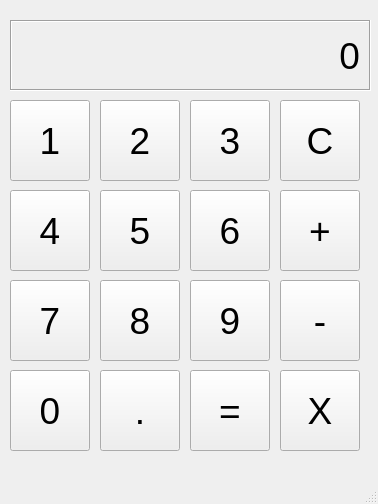
<?xml version="1.0" encoding="UTF-8"?>
<ui version="4.0">
 <class>MainWindow</class>
 <widget class="QMainWindow" name="MainWindow">
  <property name="geometry">
   <rect>
    <x>0</x>
    <y>0</y>
    <width>378</width>
    <height>504</height>
   </rect>
  </property>
  <property name="windowTitle">
   <string>MainWindow</string>
  </property>
  <widget class="QWidget" name="centralwidget">
   <widget class="QLabel" name="output_label">
    <property name="geometry">
     <rect>
      <x>10</x>
      <y>20</y>
      <width>361</width>
      <height>71</height>
     </rect>
    </property>
    <property name="font">
     <font>
      <pointsize>28</pointsize>
     </font>
    </property>
    <property name="layoutDirection">
     <enum>Qt::LeftToRight</enum>
    </property>
    <property name="frameShape">
     <enum>QFrame::Box</enum>
    </property>
    <property name="frameShadow">
     <enum>QFrame::Sunken</enum>
    </property>
    <property name="text">
     <string>0</string>
    </property>
    <property name="alignment">
     <set>Qt::AlignRight|Qt::AlignTrailing|Qt::AlignVCenter</set>
    </property>
   </widget>
   <widget class="QPushButton" name="oneButton">
    <property name="geometry">
     <rect>
      <x>10</x>
      <y>100</y>
      <width>80</width>
      <height>81</height>
     </rect>
    </property>
    <property name="font">
     <font>
      <pointsize>28</pointsize>
     </font>
    </property>
    <property name="text">
     <string>1</string>
    </property>
   </widget>
   <widget class="QPushButton" name="twoButton">
    <property name="geometry">
     <rect>
      <x>100</x>
      <y>100</y>
      <width>80</width>
      <height>81</height>
     </rect>
    </property>
    <property name="font">
     <font>
      <pointsize>28</pointsize>
     </font>
    </property>
    <property name="text">
     <string>2</string>
    </property>
   </widget>
   <widget class="QPushButton" name="threeButton">
    <property name="geometry">
     <rect>
      <x>190</x>
      <y>100</y>
      <width>80</width>
      <height>81</height>
     </rect>
    </property>
    <property name="font">
     <font>
      <pointsize>28</pointsize>
     </font>
    </property>
    <property name="text">
     <string>3</string>
    </property>
   </widget>
   <widget class="QPushButton" name="clearButton">
    <property name="geometry">
     <rect>
      <x>280</x>
      <y>100</y>
      <width>80</width>
      <height>81</height>
     </rect>
    </property>
    <property name="font">
     <font>
      <pointsize>28</pointsize>
     </font>
    </property>
    <property name="text">
     <string>C</string>
    </property>
   </widget>
   <widget class="QPushButton" name="fiveButton">
    <property name="geometry">
     <rect>
      <x>100</x>
      <y>190</y>
      <width>80</width>
      <height>81</height>
     </rect>
    </property>
    <property name="font">
     <font>
      <pointsize>28</pointsize>
     </font>
    </property>
    <property name="text">
     <string>5</string>
    </property>
   </widget>
   <widget class="QPushButton" name="plusButton">
    <property name="geometry">
     <rect>
      <x>280</x>
      <y>190</y>
      <width>80</width>
      <height>81</height>
     </rect>
    </property>
    <property name="font">
     <font>
      <pointsize>28</pointsize>
     </font>
    </property>
    <property name="text">
     <string>+</string>
    </property>
   </widget>
   <widget class="QPushButton" name="fourButton">
    <property name="geometry">
     <rect>
      <x>10</x>
      <y>190</y>
      <width>80</width>
      <height>81</height>
     </rect>
    </property>
    <property name="font">
     <font>
      <pointsize>28</pointsize>
     </font>
    </property>
    <property name="text">
     <string>4</string>
    </property>
   </widget>
   <widget class="QPushButton" name="sixButton">
    <property name="geometry">
     <rect>
      <x>190</x>
      <y>190</y>
      <width>80</width>
      <height>81</height>
     </rect>
    </property>
    <property name="font">
     <font>
      <pointsize>28</pointsize>
     </font>
    </property>
    <property name="text">
     <string>6</string>
    </property>
   </widget>
   <widget class="QPushButton" name="eightButton">
    <property name="geometry">
     <rect>
      <x>100</x>
      <y>280</y>
      <width>80</width>
      <height>81</height>
     </rect>
    </property>
    <property name="font">
     <font>
      <pointsize>28</pointsize>
     </font>
    </property>
    <property name="text">
     <string>8</string>
    </property>
   </widget>
   <widget class="QPushButton" name="minusButton">
    <property name="geometry">
     <rect>
      <x>280</x>
      <y>280</y>
      <width>80</width>
      <height>81</height>
     </rect>
    </property>
    <property name="font">
     <font>
      <pointsize>28</pointsize>
     </font>
    </property>
    <property name="text">
     <string>-</string>
    </property>
   </widget>
   <widget class="QPushButton" name="sevenButton">
    <property name="geometry">
     <rect>
      <x>10</x>
      <y>280</y>
      <width>80</width>
      <height>81</height>
     </rect>
    </property>
    <property name="font">
     <font>
      <pointsize>28</pointsize>
     </font>
    </property>
    <property name="text">
     <string>7</string>
    </property>
   </widget>
   <widget class="QPushButton" name="nineButton">
    <property name="geometry">
     <rect>
      <x>190</x>
      <y>280</y>
      <width>80</width>
      <height>81</height>
     </rect>
    </property>
    <property name="font">
     <font>
      <pointsize>28</pointsize>
     </font>
    </property>
    <property name="text">
     <string>9</string>
    </property>
   </widget>
   <widget class="QPushButton" name="decimalButton">
    <property name="geometry">
     <rect>
      <x>100</x>
      <y>370</y>
      <width>80</width>
      <height>81</height>
     </rect>
    </property>
    <property name="font">
     <font>
      <pointsize>28</pointsize>
     </font>
    </property>
    <property name="text">
     <string>.</string>
    </property>
   </widget>
   <widget class="QPushButton" name="multiplyButton">
    <property name="geometry">
     <rect>
      <x>280</x>
      <y>370</y>
      <width>80</width>
      <height>81</height>
     </rect>
    </property>
    <property name="font">
     <font>
      <pointsize>28</pointsize>
     </font>
    </property>
    <property name="text">
     <string>X</string>
    </property>
   </widget>
   <widget class="QPushButton" name="zeroButton">
    <property name="geometry">
     <rect>
      <x>10</x>
      <y>370</y>
      <width>80</width>
      <height>81</height>
     </rect>
    </property>
    <property name="font">
     <font>
      <pointsize>28</pointsize>
     </font>
    </property>
    <property name="text">
     <string>0</string>
    </property>
   </widget>
   <widget class="QPushButton" name="equalButton">
    <property name="geometry">
     <rect>
      <x>190</x>
      <y>370</y>
      <width>80</width>
      <height>81</height>
     </rect>
    </property>
    <property name="font">
     <font>
      <pointsize>28</pointsize>
     </font>
    </property>
    <property name="text">
     <string>=</string>
    </property>
   </widget>
  </widget>
  <widget class="QMenuBar" name="menubar">
   <property name="geometry">
    <rect>
     <x>0</x>
     <y>0</y>
     <width>378</width>
     <height>20</height>
    </rect>
   </property>
  </widget>
  <widget class="QStatusBar" name="statusbar"/>
 </widget>
 <resources/>
 <connections/>
</ui>
